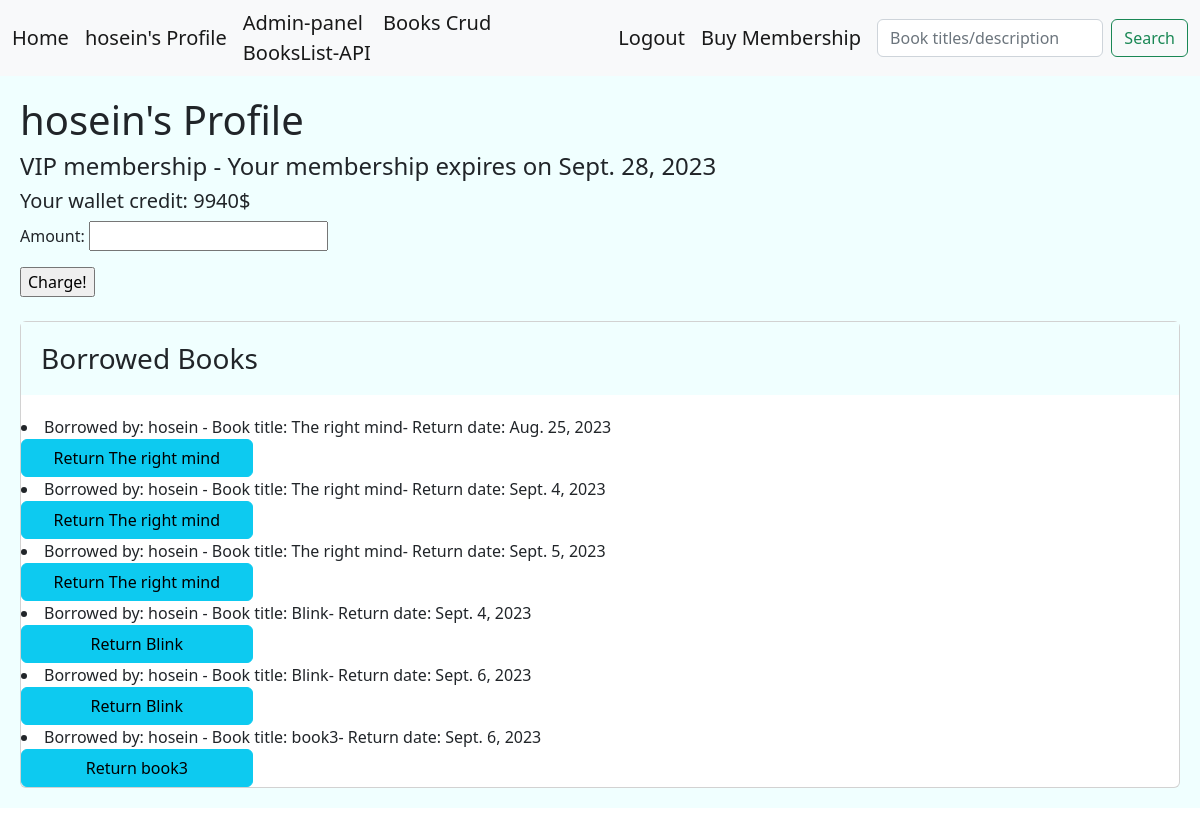
Screenshot of /users/12/ (signed in) with the database file from the repository.
### account/models.py (models this page shows, shortened)
class CustomUser(AbstractBaseUser):
    MEMBERSHIP_NORMAL = 'N'
    MEMBERSHIP_VIP = 'V'
    MEMBERSHIP_CHOICES = [
        (MEMBERSHIP_NORMAL,'Normal'),
        (MEMBERSHIP_VIP,'VIP'),
    ]
    full_name = models.CharField(max_length=100,unique=True,null=True)
    email = models.EmailField(unique=True)
    expiration_date = models.DateField(null=True)
    membership = models.CharField(max_length=1, choices= MEMBERSHIP_CHOICES, default= MEMBERSHIP_NORMAL)
    phone = models.CharField(max_length=11, unique=True, null=True)
    is_active = models.BooleanField(default=True)
    is_admin = models.BooleanField(default=False)
    wallet = models.PositiveIntegerField(default=0)
    objects = UserManager()
    USERNAME_FIELD = 'phone'
    REQUIRED_FIELDS = ['email','password','full_name',]

### library/models.py (models this page shows, shortened)
class BorrowedBook(models.Model):
    user = models.ForeignKey(User, on_delete=models.CASCADE)
    book = models.ForeignKey(Books, on_delete=models.CASCADE)
    borrow_date = models.DateField()
    return_date = models.DateField(null=True, blank=True)
    date_check = models.BooleanField(default=False) #say how many days left

class Books(models.Model):
    title = models.CharField(max_length=100)
    description = models.TextField(null=True)
    price = models.DecimalField(max_digits=6 , decimal_places=2, default=0.00)
    shabak = models.CharField(max_length=150,null=True)
    copies_available = models.PositiveIntegerField(default=4)
    genre = models.ForeignKey('Genre', on_delete=models.SET_NULL, null=True)
    author = models.ForeignKey('Author', on_delete=models.SET_NULL, null=True)
    def __str__(self):
        return self.title

### library/views.py (the view, shortened to what this page needs)
# urls.py: path('users/<int:user_id>/',views.UserProfile.as_view(), name='user'),
class UserProfile(LoginRequiredMixin,View):
    template_class = 'library/user_profile.html'
    form_template = WalletChargeForm
    def dispatch(self, request, user_id):
        if user_id != request.user.id:
            messages.error(request, 'No cheating!', 'danger')
            return redirect('library:home')
        return super().dispatch(request, user_id)
    def get(self,request, user_id):
        user = Model.get(model=User,id=user_id)
        borrowed_books = Model.filter(BorrowedBook,user = user.id)
        return render(request,self.template_class,{'borrowed_books': borrowed_books,'user':user,'form':self.form_template})

### library/repository.py (called while the page is built)
    @staticmethod
    def get(model,id):
        data = model.objects.get(pk=id)
        return data

    @staticmethod
    def filter(model, **kwargs):
        data = model.objects.filter(**kwargs)
        return data

### library/templates/library/user_profile.html (shortened to what this page needs)
{% extends 'main.html' %}
    {% block content %} <H1> {{ user.full_name }}'s Profile</H1>
    {% if user.membership == 'V'%} <H4> VIP membership - Your membership expires on {{user.expiration_date}} </H4> {% else %} <H4> NORMAL membership </H4> {% endif%}
    <H5>  Your wallet credit: {{user.wallet}}$ </H5>
    <form action=" " method="post">
        {{ form.as_p }}
        <input type="submit" value="Charge!">
    </form>
    <br/>
    <div class="card">
        <h3 class="card-title jumbotron">Borrowed Books</h3>
    {% for i in borrowed_books %}
    <li> Borrowed by: {{i.user.full_name}} - Book title: {{i.book}}- Return date: {{i.return_date}}</li>
    <a class="btn btn-info" style="width: 20%;" href="{% url 'library:return' i.id  %}" >Return {{i.book}}</a>
    {% endfor %}
    {% endblock %}

### templates/include/navbar.html (shortened to what this page needs)
<nav class="navbar navbar-expand-lg bg-light">
    <div class="container-fluid">
      <a class="navbar-brand" href=" {% url 'library:home' %} ">Home</a>
      {% if request.user.is_authenticated %}
        <a class="navbar-brand" aria-current="page" href="{% url 'library:user' request.user.id %}">{{request.user.full_name}}'s Profile</a>
      {% endif %}
      <div class="collapse navbar-collapse" id="navbarSupportedContent">
        <ul class="navbar-nav me-auto mb-2 mb-lg-0">
          <li class="nav-item">
            <a class="navbar-brand" aria-current="page" href="http://127.0.0.1:8000/admin">Admin-panel</a>
            <a class="navbar-brand" aria-current="page" href="{% url 'library:bcrud' 0 %}">Books Crud</a>
            <a class="navbar-brand" aria-current="page" href="{% url 'library:bookapi' %}">BooksList-API</a>
          </li>
        </ul>
      {% if request.user.is_authenticated %}
        <a class="navbar-brand" href=" {% url 'account:User_Logout' %} ">Logout</a>
      {% endif %}
      <a class="navbar-brand" href=" {% url 'library:sub' %} ">Buy Membership</a>
      <form class="d-flex" role="search" method="GET" action="{% url 'library:search' %}">
        <input class="form-control me-2" type="search" placeholder="Book titles/description" aria-label="Search" name="search_input">
        <button class="btn btn-outline-success" type="submit">Search</button>
      </form>
      </div>
    </div>
  </nav>

### templates/main.html (style rules this page uses)
.jumbotron { padding: 20px; margin-bottom: 20px; background-color: azure; }

### rows the page displays
CustomUser: user.full_name "hosein", full_name "hosein", expiration_date "Sept. 28, 2023", wallet "9940"
BorrowedBook: user.full_name "hosein", book "The right mind", return_date "Aug. 25, 2023"
BorrowedBook: user.full_name "hosein", book "The right mind", return_date "Sept. 4, 2023"
BorrowedBook: user.full_name "hosein", book "The right mind", return_date "Sept. 5, 2023"
BorrowedBook: user.full_name "hosein", book "Blink", return_date "Sept. 4, 2023"
BorrowedBook: user.full_name "hosein", book "Blink", return_date "Sept. 6, 2023"
BorrowedBook: user.full_name "hosein", book "book3", return_date "Sept. 6, 2023"
